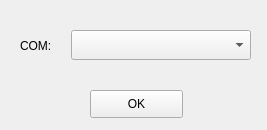
<?xml version="1.0" encoding="UTF-8"?>
<ui version="4.0">
 <class>Com_Form</class>
 <widget class="QWidget" name="Com_Form">
  <property name="geometry">
   <rect>
    <x>0</x>
    <y>0</y>
    <width>267</width>
    <height>130</height>
   </rect>
  </property>
  <property name="minimumSize">
   <size>
    <width>7</width>
    <height>0</height>
   </size>
  </property>
  <property name="windowTitle">
   <string>Form</string>
  </property>
  <widget class="QWidget" name="horizontalLayoutWidget">
   <property name="geometry">
    <rect>
     <x>20</x>
     <y>20</y>
     <width>231</width>
     <height>51</height>
    </rect>
   </property>
   <layout class="QHBoxLayout" name="horizontalLayout" stretch="2,7">
    <property name="spacing">
     <number>0</number>
    </property>
    <item>
     <widget class="QLabel" name="label">
      <property name="minimumSize">
       <size>
        <width>0</width>
        <height>30</height>
       </size>
      </property>
      <property name="text">
       <string>COM:</string>
      </property>
     </widget>
    </item>
    <item>
     <widget class="QComboBox" name="comboBox_com">
      <property name="minimumSize">
       <size>
        <width>0</width>
        <height>30</height>
       </size>
      </property>
      <property name="currentText">
       <string/>
      </property>
     </widget>
    </item>
   </layout>
  </widget>
  <widget class="QPushButton" name="pushButton_ok">
   <property name="geometry">
    <rect>
     <x>90</x>
     <y>90</y>
     <width>93</width>
     <height>28</height>
    </rect>
   </property>
   <property name="text">
    <string>OK</string>
   </property>
  </widget>
 </widget>
 <resources/>
 <connections/>
</ui>
